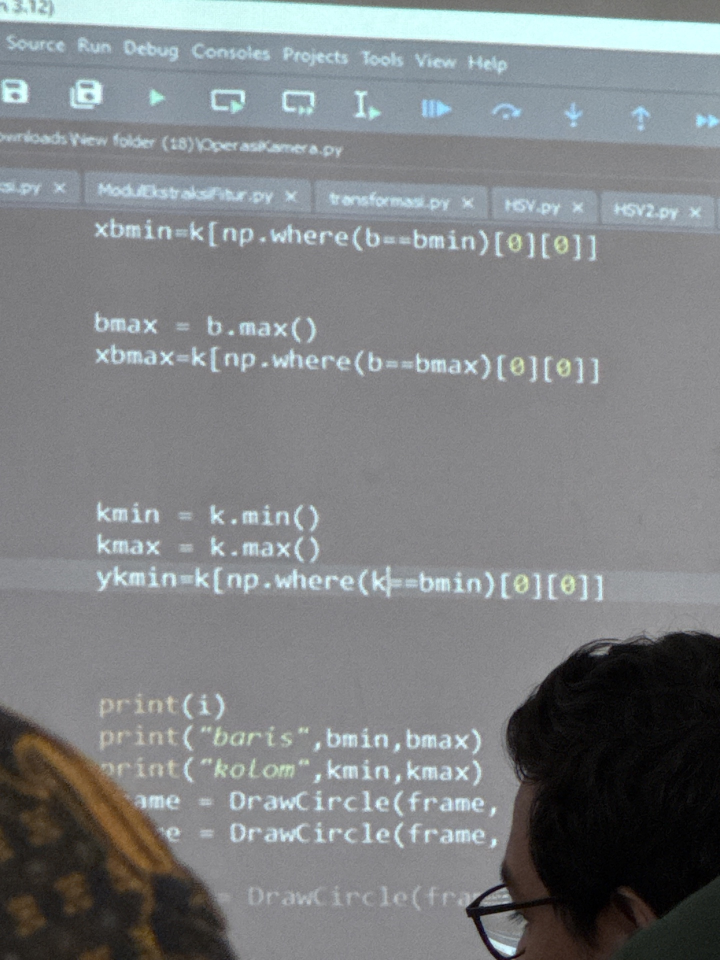
#> input picture lecture/week-9/Image 10.jpeg, 1440 x 1920 px, given in place of the camera (shown at 1/2 size)
$ python gradient.py
#> lines starting #> are read from the running program, lines starting #| are printed output that depends on the picture
import cv2 as cv
import numpy as np

cam = cv.VideoCapture(0)
kernel_lowpass = np.ones((11,11))/121
convert_to_gray = False


while True:
    ret, frame = cam.read()
#> frame is the input picture: shape (1920, 1440, 3); mean B, G, R 130.6, 128.5, 125.3

    if not ret:
        print("error in retrieving frame")
        break

    frame = cv.resize(frame,(1920,1080))
#> frame: shape (1080, 1920, 3)
    gFrame = cv.cvtColor(frame,cv.COLOR_BGR2GRAY)
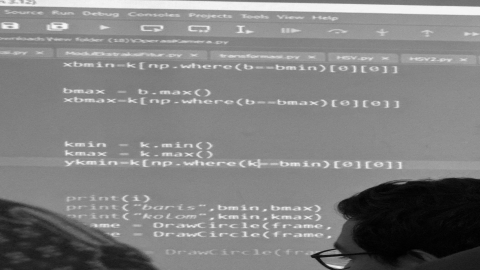
#> gFrame: shape (1080, 1920) (shown at 1/4 size); min 0, max 248, mean 127.6

    if convert_to_gray:
        original = np.double(gFrame)/255

    if not convert_to_gray:
        original = np.double(frame)/255

    #Lowpass
    lowpass = cv.filter2D(original,-1, kernel_lowpass)

    #Highpass
    highpass = cv.absdiff(original,lowpass)
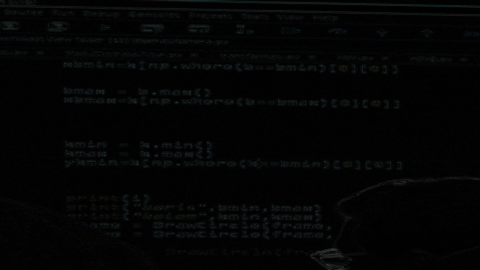
#> highpass: shape (1080, 1920, 3) float64 (shown at 1/4 size); mean B, G, R 0.0178, 0.0176, 0.0155

    #Band-Reject
    band_reject = lowpass + highpass
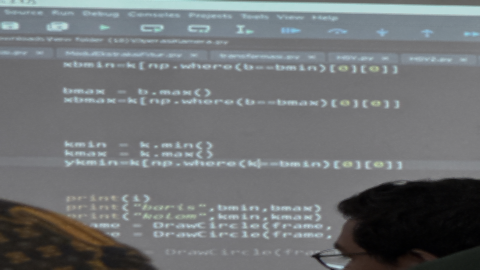
#> band_reject: shape (1080, 1920, 3) float64 (shown at 1/4 size); mean B, G, R 0.529, 0.521, 0.507; drawn with min black and max white

    #Band-Pass
    band_pass = cv.absdiff(original,band_reject)

    row1 = np.hstack((lowpass,highpass*5))
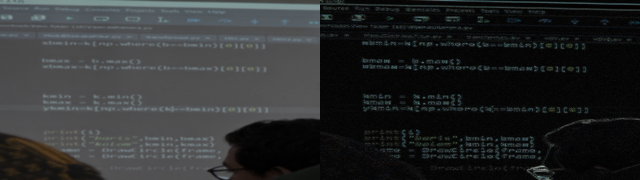
#> row1: shape (1080, 3840, 3) float64 (shown at 1/6 size); mean B, G, R 0.3, 0.296, 0.284; drawn with min black and max white
    row2 = np.hstack((band_reject,band_pass*5))
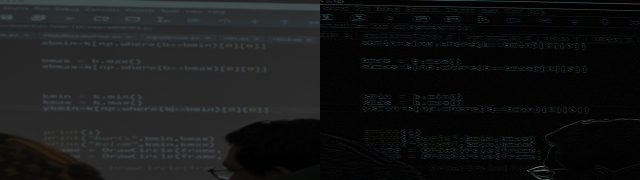
#> row2: shape (1080, 3840, 3) float64 (shown at 1/6 size); mean B, G, R 0.309, 0.304, 0.292; drawn with min black and max white
    combined_frame = np.vstack((row1,row2))
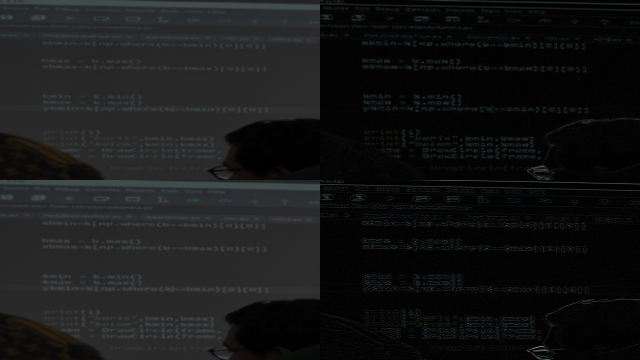
#> combined_frame: shape (2160, 3840, 3) float64 (shown at 1/6 size); mean B, G, R 0.305, 0.3, 0.288; drawn with min black and max white
    cv.imshow("Lowpass & Highpass & Band Reject & Band Pass", combined_frame)
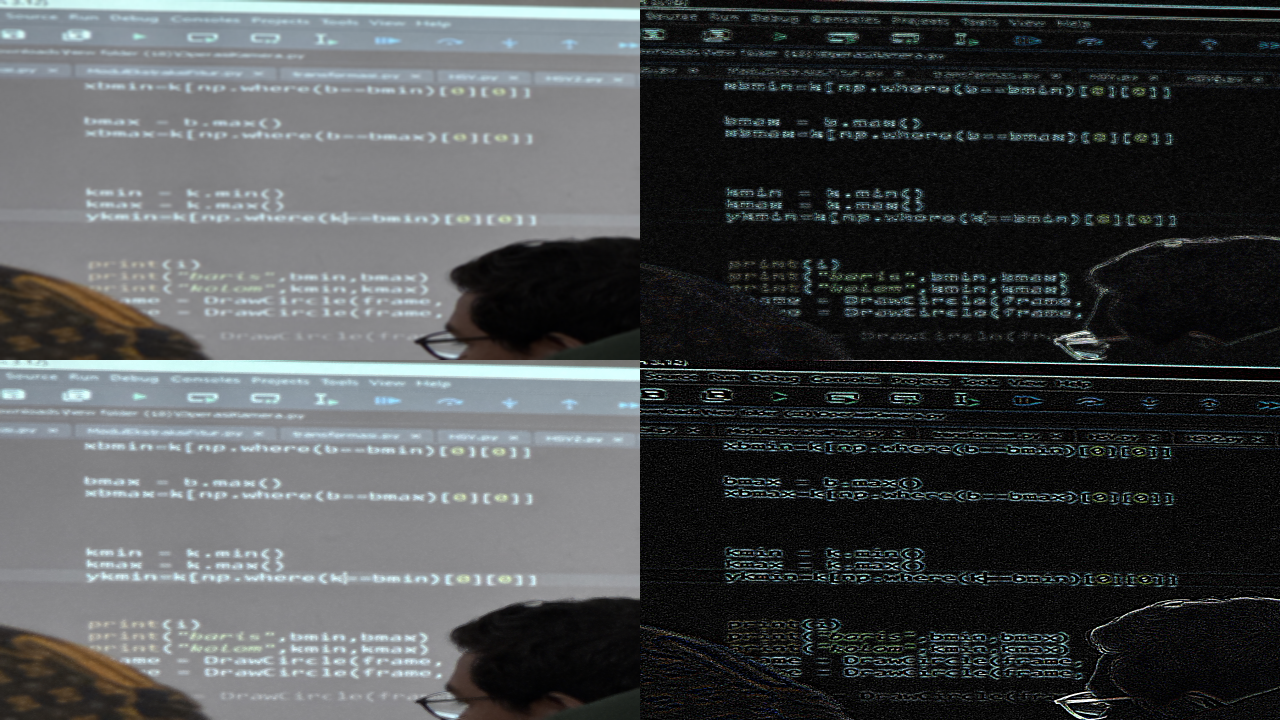
#> window 'Lowpass & Highpass & Band Reje': shape (2160, 3840, 3) (shown at 1/3 size); mean B, G, R 77.2, 76, 73

    key = cv.waitKey(100) & 0xFF
#> (key q is pressed here)
    if key == ord('q'):
       convert_to_gray = not convert_to_gray
    if key == 27: #ESC
            break

cam.release()
cv.destroyAllWindows()

$ run again, on lecture/week-9/Image 2.jpeg
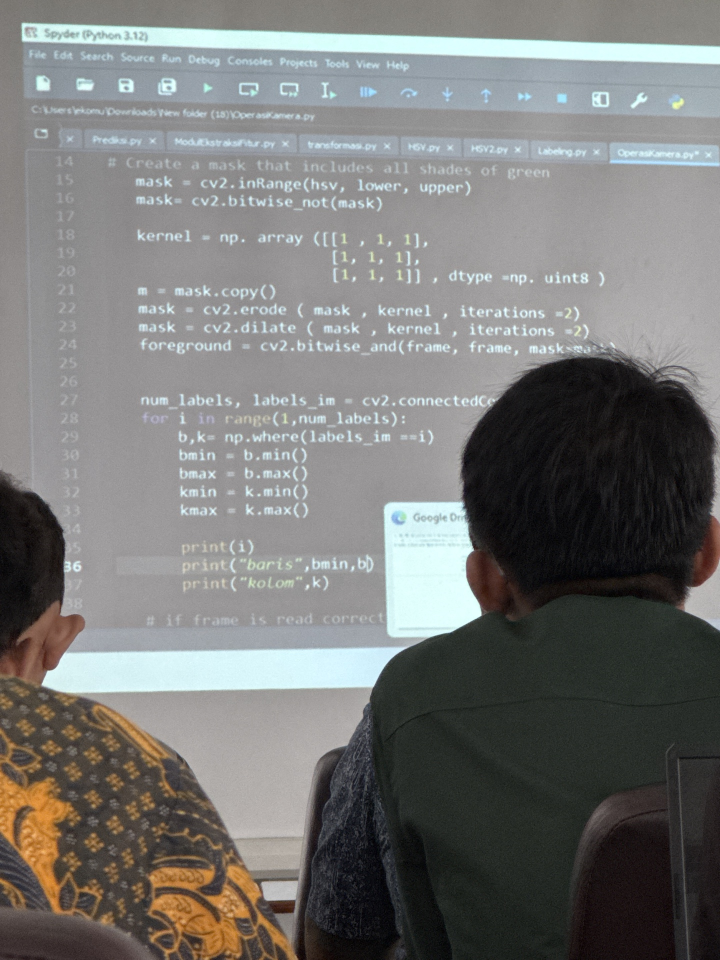
#> input picture lecture/week-9/Image 2.jpeg, 1440 x 1920 px, given in place of the camera (shown at 1/2 size)
#> frame is the input picture: shape (1920, 1440, 3); mean B, G, R 118.1, 119.6, 119.4
#> frame: shape (1080, 1920, 3)
#> `combined_frame = np.vstack((row1,row2))`:
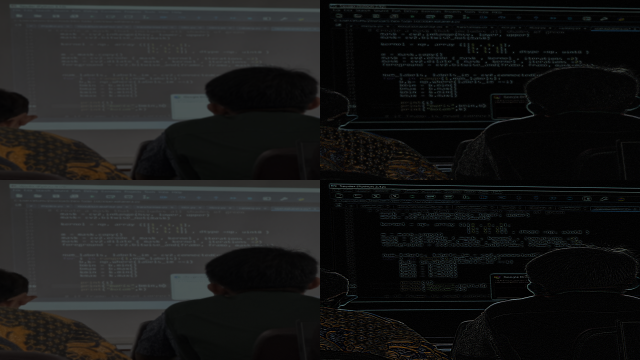
#> combined_frame: shape (2160, 3840, 3) float64 (shown at 1/6 size); mean B, G, R 0.288, 0.292, 0.287; drawn with min black and max white
#> `cv.imshow("Lowpass & Highpass & Band Reject & Band Pass", combined_fra..`:
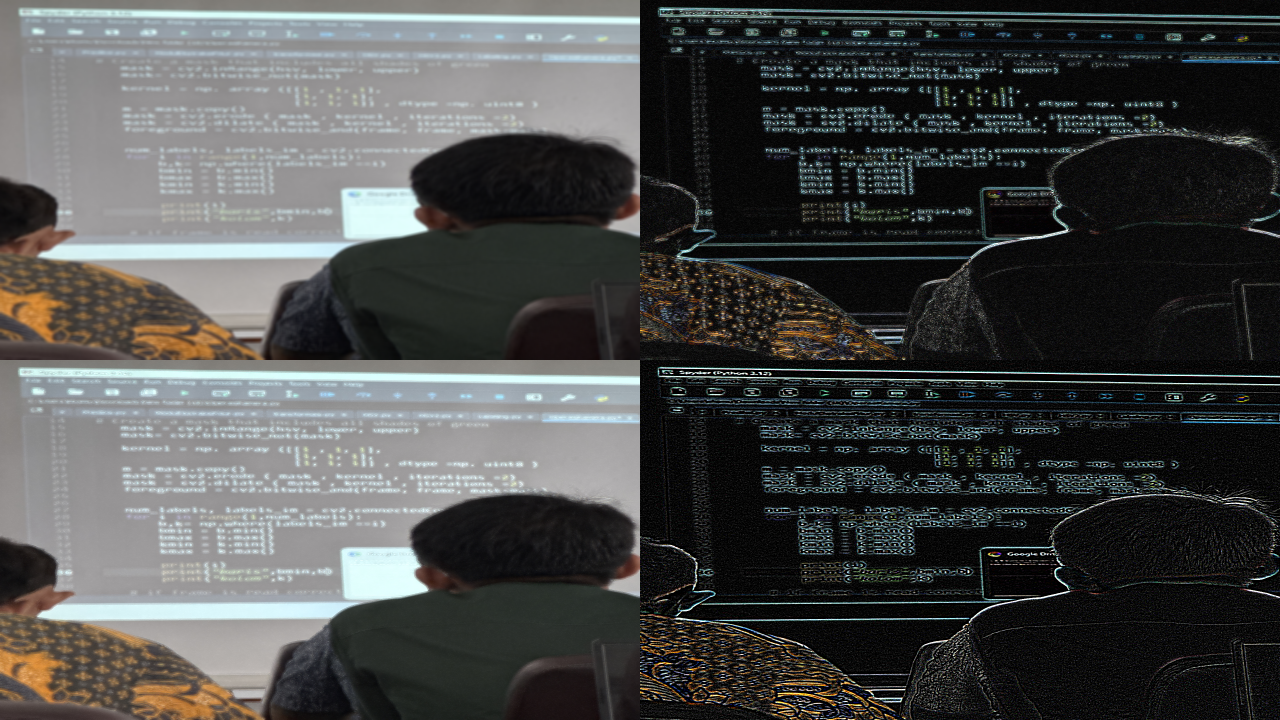
#> window 'Lowpass & Highpass & Band Reje': shape (2160, 3840, 3) (shown at 1/3 size); mean B, G, R 73, 73.8, 72.6

$ run again, on lecture/week-9/Image 3.jpeg
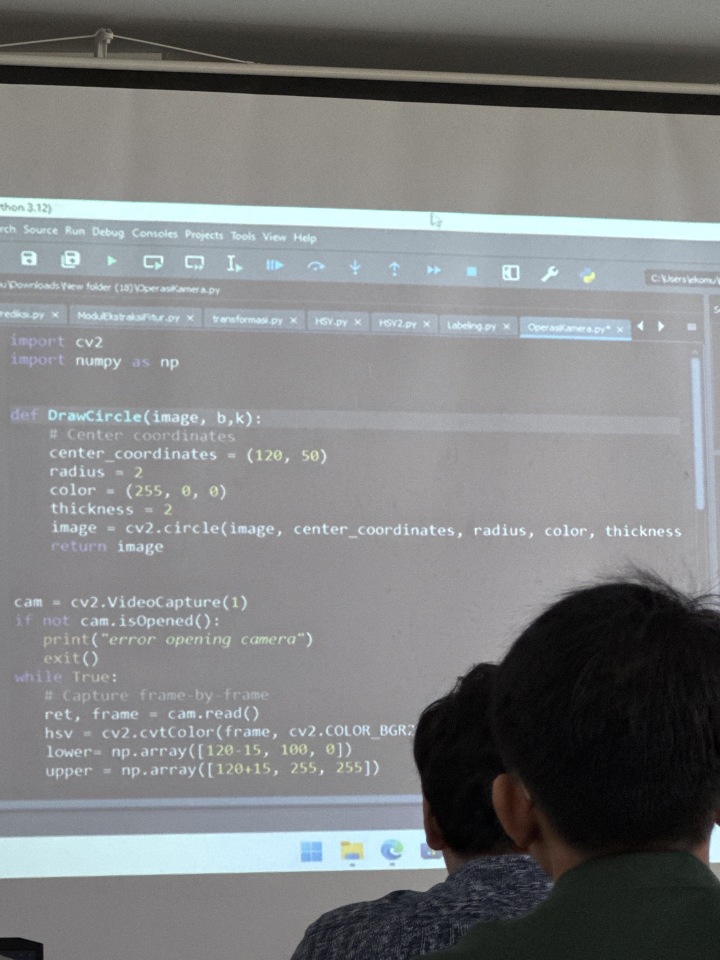
#> input picture lecture/week-9/Image 3.jpeg, 1440 x 1920 px, given in place of the camera (shown at 1/2 size)
#> frame is the input picture: shape (1920, 1440, 3); mean B, G, R 127.8, 126.9, 124.9
#> frame: shape (1080, 1920, 3)
#> `combined_frame = np.vstack((row1,row2))`:
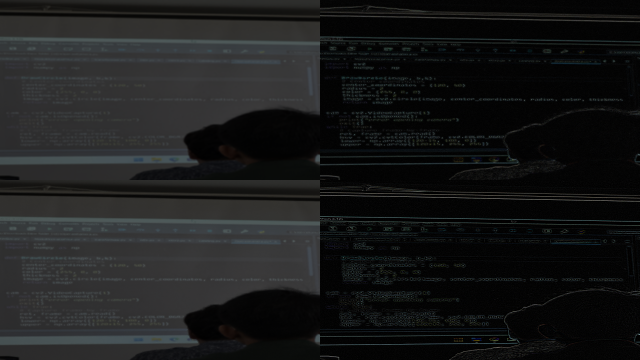
#> combined_frame: shape (2160, 3840, 3) float64 (shown at 1/6 size); mean B, G, R 0.307, 0.306, 0.296; drawn with min black and max white
#> `cv.imshow("Lowpass & Highpass & Band Reject & Band Pass", combined_fra..`:
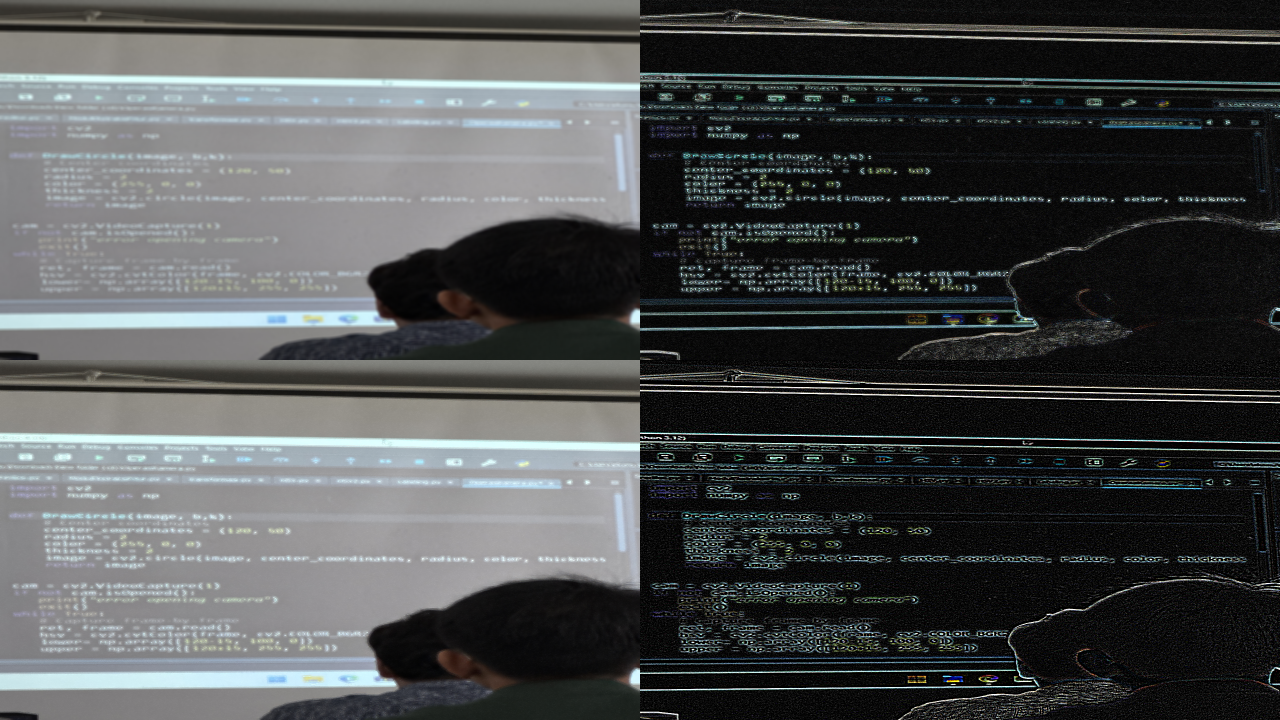
#> window 'Lowpass & Highpass & Band Reje': shape (2160, 3840, 3) (shown at 1/3 size); mean B, G, R 77.7, 77.3, 74.9
